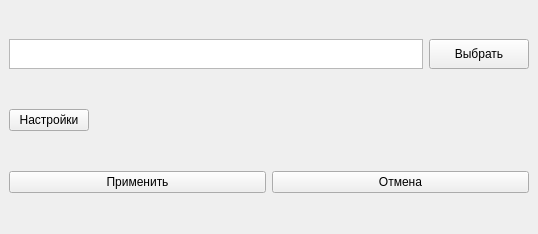
<?xml version="1.0" encoding="UTF-8"?>
<ui version="4.0">
 <class>MainWindow</class>
 <widget class="QMainWindow" name="MainWindow">
  <property name="geometry">
   <rect>
    <x>0</x>
    <y>0</y>
    <width>538</width>
    <height>234</height>
   </rect>
  </property>
  <property name="windowTitle">
   <string>MainWindow</string>
  </property>
  <widget class="QWidget" name="centralwidget">
   <layout class="QVBoxLayout" name="verticalLayout_2">
    <item>
     <layout class="QHBoxLayout" name="horizontalLayout">
      <item>
       <widget class="QTextEdit" name="folder_select">
        <property name="minimumSize">
         <size>
          <width>330</width>
          <height>30</height>
         </size>
        </property>
        <property name="maximumSize">
         <size>
          <width>16777215</width>
          <height>30</height>
         </size>
        </property>
       </widget>
      </item>
      <item>
       <widget class="QPushButton" name="select_button">
        <property name="minimumSize">
         <size>
          <width>100</width>
          <height>30</height>
         </size>
        </property>
        <property name="font">
         <font>
          <family>Helvetica</family>
         </font>
        </property>
        <property name="text">
         <string>Выбрать</string>
        </property>
       </widget>
      </item>
     </layout>
    </item>
    <item>
     <layout class="QHBoxLayout" name="horizontalLayout_3">
      <item>
       <widget class="QPushButton" name="settings_button">
        <property name="font">
         <font>
          <family>Helvetica</family>
         </font>
        </property>
        <property name="text">
         <string>Настройки</string>
        </property>
       </widget>
      </item>
      <item>
       <spacer name="horizontalSpacer">
        <property name="orientation">
         <enum>Qt::Horizontal</enum>
        </property>
        <property name="sizeHint" stdset="0">
         <size>
          <width>378</width>
          <height>30</height>
         </size>
        </property>
       </spacer>
      </item>
     </layout>
    </item>
    <item>
     <layout class="QVBoxLayout" name="verticalLayout">
      <item>
       <layout class="QHBoxLayout" name="horizontalLayout_2">
        <item>
         <widget class="QPushButton" name="accept_button">
          <property name="font">
           <font>
            <family>Helvetica</family>
           </font>
          </property>
          <property name="text">
           <string>Применить</string>
          </property>
         </widget>
        </item>
        <item>
         <widget class="QPushButton" name="cancel_button">
          <property name="font">
           <font>
            <family>Helvetica</family>
           </font>
          </property>
          <property name="text">
           <string>Отмена</string>
          </property>
         </widget>
        </item>
       </layout>
      </item>
     </layout>
    </item>
   </layout>
  </widget>
 </widget>
 <resources/>
 <connections/>
</ui>
